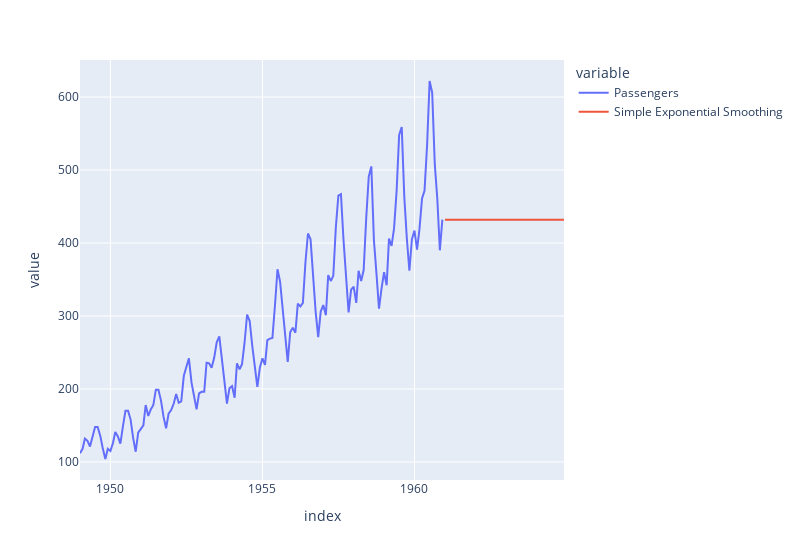

Notebook source saved alongside this figure:
### Markdown cell above
### Simple Exponential Smoothing

### Code cell
def simple_exp_smoothing_forecast(data, horizon): 
    model = SimpleExpSmoothing(data)
    model_fit = model.fit()
    forecast = model_fit.forecast(steps=horizon)
    return forecast

df_forecast_exponential = df_forecast_base.copy()
df_forecast_exponential['Simple Exponential Smoothing'] = simple_exp_smoothing_forecast(data, horizon)

pd.concat([df_passengers, df_forecast_exponential]).plot(width=800)

### Figure 1 — Plotly figure (JSON) as saved in the notebook; plotly's stock layout.template omitted (floating-point values rounded to 4 significant figures; data arrays with more than 128 entries replaced by an {"elided": "..."} marker saying what was removed)
{"data": [{"hovertemplate": "variable=Passengers<br>index=%{x}<br>value=%{y}<extra></extra>", "legendgroup": "Passengers", "line": {"color": "#636efa", "dash": "solid"}, "marker": {"symbol": "circle"}, "mode": "lines", "name": "Passengers", "orientation": "v", "showlegend": true, "type": "scatter", "x": {"elided": "192 str values"}, "xaxis": "x", "y": {"elided": "192 int values"}, "yaxis": "y"}, {"hovertemplate": "variable=Simple Exponential Smoothing<br>index=%{x}<br>value=%{y}<extra></extra>", "legendgroup": "Simple Exponential Smoothing", "line": {"color": "#EF553B", "dash": "solid"}, "marker": {"symbol": "circle"}, "mode": "lines", "name": "Simple Exponential Smoothing", "orientation": "v", "showlegend": true, "type": "scatter", "x": {"elided": "192 str values"}, "xaxis": "x", "y": {"elided": "192 float values"}, "yaxis": "y"}], "layout": {"legend": {"title": {"text": "variable"}, "tracegroupgap": 0}, "margin": {"t": 60}, "width": 800, "xaxis": {"anchor": "y", "domain": [0, 1], "title": {"text": "index"}}, "yaxis": {"anchor": "x", "domain": [0, 1], "title": {"text": "value"}}}}
